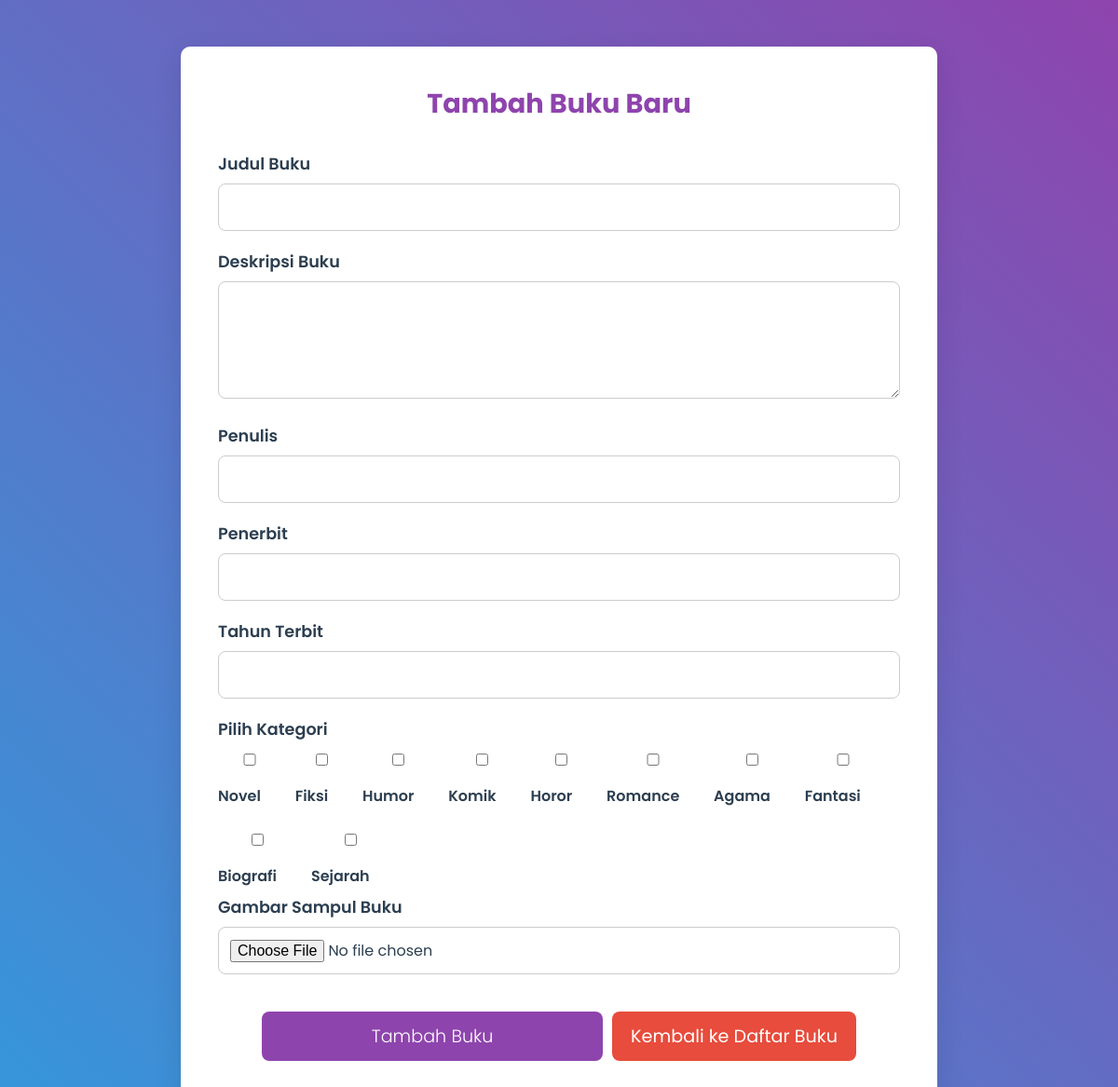
Page /petugas/tambah_buku.php (signed in) on the committed database.
### tables this page shows
CREATE TABLE `kategoribuku` (
  `KategoriID` int(11) NOT NULL,
  `NamaKategori` varchar(255) NOT NULL
);

### petugas/tambah_buku.php (the view, shortened to what this page needs)
<?php
$host = "localhost";
$username = "root";
$password = "";
$dbname = "perpustakaan";
$conn = new mysqli($host, $username, $password, $dbname);
$sql_kategori = "SELECT * FROM kategoribuku";
$result_kategori = $conn->query($sql_kategori);
?>
<!DOCTYPE html>
<html lang="id">
<head>
</head>
<body>
    <div class="content">
        <div class="form-container">
            <h2>Tambah Buku Baru</h2>
            <form action="tambah_buku.php" method="POST" enctype="multipart/form-data">
                <label for="judul">Judul Buku</label>
                <input type="text" id="judul" name="judul" required>
                <label for="deskripsi">Deskripsi Buku</label>
                <textarea id="deskripsi" name="deskripsi" rows="4" required></textarea>
                <label for="penulis">Penulis</label>
                <input type="text" id="penulis" name="penulis" required>
                <label for="penerbit">Penerbit</label>
                <input type="text" id="penerbit" name="penerbit" required>
                <label for="tahun_terbit">Tahun Terbit</label>
                <input type="number" id="tahun_terbit" name="tahun_terbit" required>
                <label for="kategori">Pilih Kategori</label>
                <div class="checkbox-group">
                    <?php
                    while ($kategori = $result_kategori->fetch_assoc()) {
                        echo '<label><input type="checkbox" name="kategori[]" value="' . $kategori['KategoriID'] . '"> ' . $kategori['NamaKategori'] . '</label>';
                    }
                    ?>
                </div>
                <label for="image">Gambar Sampul Buku</label>
                <input type="file" id="image" name="image" accept="image/*" required>
                <div class="button-container">
                    <button type="submit">Tambah Buku</button>
                    <a href="buku.php" class="back-button">Kembali ke Daftar Buku</a>
                </div>
            </form>
        </div>
    </div>
</body>
</html>

### petugas/tambah_buku.php (style rules this page uses)
* { margin: 0; padding: 0; box-sizing: border-box; font-family: 'Poppins', sans-serif; }
body { display: flex; height: 100vh; background: linear-gradient(45deg, #3498db, #8e44ad); }
.content { flex-grow: 1; padding: 20px; color: white; overflow-y: auto; }
.form-container { background-color: #fff; color: #2c3e50; padding: 40px; border-radius: 10px; box-shadow: 0 10px 30px rgba(0, 0, 0, 0.1); margin-top: 20px; width: 70%; margin: 30px auto; }
.form-container h2 { text-align: center; margin-bottom: 30px; font-size: 1.8rem; color: #8e44ad; }
.form-container label { font-size: 1.1rem; font-weight: 600; display: block; margin-bottom: 8px; }
.form-container input, .form-container select, .form-container textarea { width: 100%; padding: 12px; margin-bottom: 20px; border-radius: 8px; border: 1px solid #ccc; font-size: 1rem; }
.form-container button { background-color: #8e44ad; color: white; padding: 10px 20px; border: none; border-radius: 8px; cursor: pointer; font-weight: 300; width: 50%; transition: background-color 0.3s ease; }
.button-container { display: flex; justify-content: center; gap: 10px; margin-top: 20px; }
button, .back-button { padding: 12px 20px; font-size: 1.2rem; border-radius: 8px; text-decoration: none; text-align: center; display: inline-block; transition: 0.3s ease; }
.back-button { background-color: #e74c3c; color: white; }
.checkbox-group { display: flex; flex-wrap: wrap; gap: 15px; justify-content: flex-start; }
.checkbox-group label { display: inline-block; width: auto; font-size: 1rem; }
.checkbox-group input { margin-right: 5px; }

### rows in the picture
kategoribuku: NamaKategori "Novel"
kategoribuku: NamaKategori "Fiksi"
kategoribuku: NamaKategori "Humor"
kategoribuku: NamaKategori "Komik"
kategoribuku: NamaKategori "Horor"
kategoribuku: NamaKategori "Romance"
kategoribuku: NamaKategori "Agama"
kategoribuku: NamaKategori "Fantasi"
kategoribuku: NamaKategori "Biografi"
kategoribuku: NamaKategori "Sejarah"
